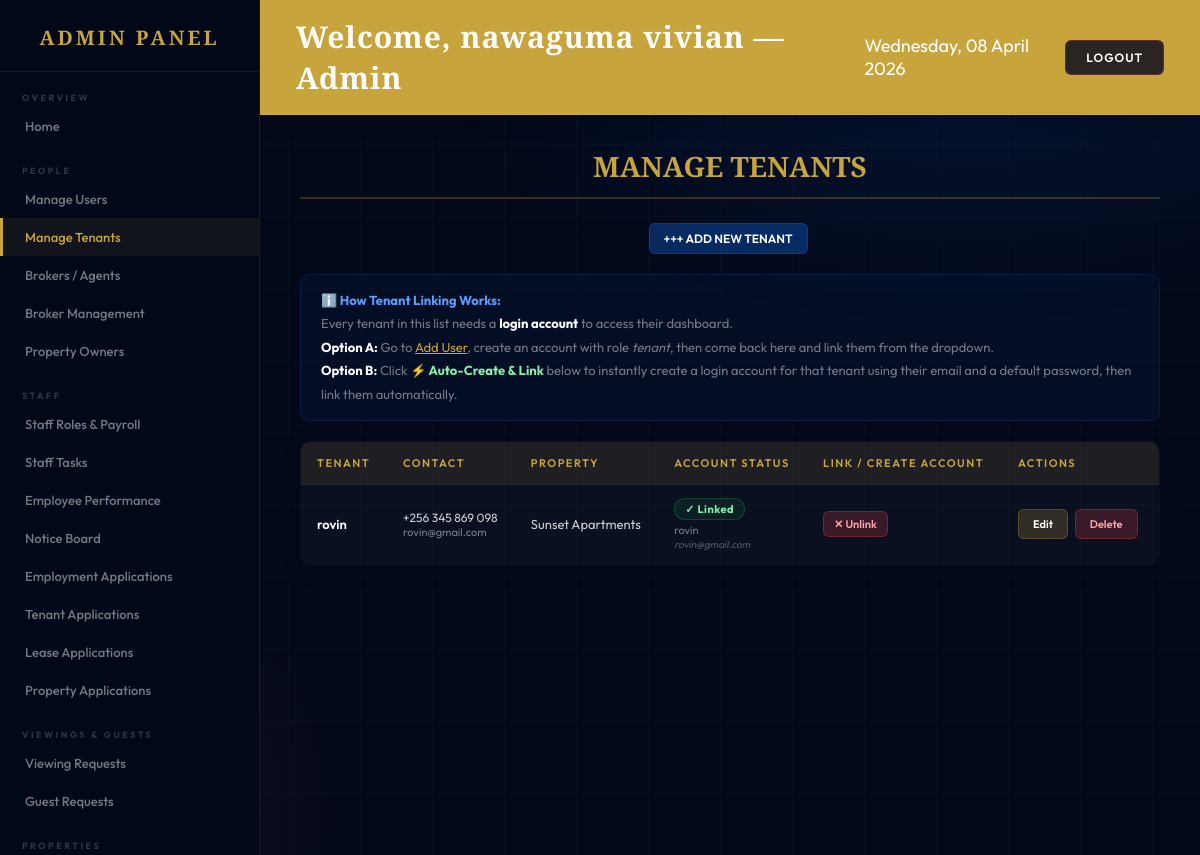
Page /admin_dashboard.php?page=tenants (signed in) on the earlier database version.
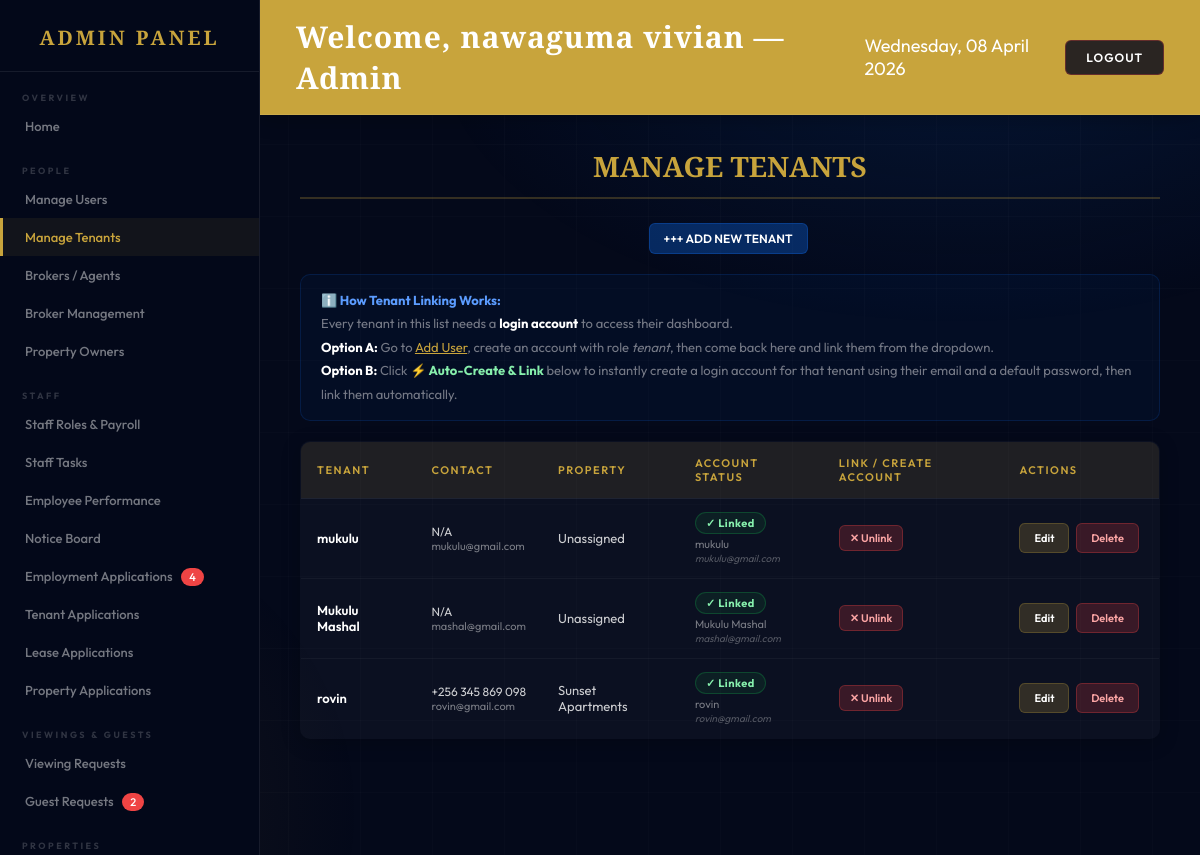
Same page on the later database version.
### tables this page shows
CREATE TABLE IF NOT EXISTS `tenants` (
  `id` int NOT NULL AUTO_INCREMENT,
  `fullname` varchar(255) NOT NULL,
  `email` varchar(255) DEFAULT NULL,
  `phone` varchar(50) DEFAULT NULL,
  `property_id` int DEFAULT NULL,
  `lease_start` date DEFAULT NULL,
  `lease_end` date DEFAULT NULL,
  `created_at` timestamp NULL DEFAULT CURRENT_TIMESTAMP,
  `gender` enum('Male','Female','Other') DEFAULT NULL,
  `national_id` varchar(100) DEFAULT NULL,
  `occupation` varchar(100) DEFAULT NULL,
  `emergency_name` varchar(100) DEFAULT NULL,
  `emergency_phone` varchar(50) DEFAULT NULL,
  `user_id` int DEFAULT NULL,
  `status` varchar(50) DEFAULT 'Active',
  PRIMARY KEY (`id`)
);

CREATE TABLE IF NOT EXISTS `properties` (
  `id` int NOT NULL AUTO_INCREMENT,
  `owner_id` int DEFAULT NULL,
  `property_name` varchar(255) NOT NULL,
  `property_type` varchar(100) DEFAULT NULL,
  `address` text,
  `units` int DEFAULT '0',
  `rent_amount` decimal(10,2) DEFAULT '0.00',
  `created_at` timestamp NULL DEFAULT CURRENT_TIMESTAMP,
  `purpose` enum('Rent','Buy','Lease') DEFAULT 'Rent',
  `bedrooms` int DEFAULT NULL,
  `size_sqft` int DEFAULT NULL,
  `amenities` text,
  `latitude` decimal(10,7) DEFAULT NULL,
  `longitude` decimal(10,7) DEFAULT NULL,
  `broker_id` int DEFAULT NULL,
  `status` enum('available','occupied','archived','pending') DEFAULT 'pending',
  `description` text,
  `commission_rate` decimal(5,2) DEFAULT '0.00',
  `commission_percentage` decimal(5,2) DEFAULT '0.00' COMMENT 'Commission rate for broker in %',
  `image_path` varchar(255) DEFAULT NULL,
  `transaction_type` enum('rent','buy','lease') NOT NULL DEFAULT 'rent',
  PRIMARY KEY (`id`)
);

CREATE TABLE IF NOT EXISTS `users` (
  `id` int NOT NULL AUTO_INCREMENT,
  `fullname` varchar(255) NOT NULL,
  `email` varchar(255) NOT NULL,
  `password` varchar(255) NOT NULL,
  `role` varchar(50) NOT NULL DEFAULT 'tenant',
  `created_at` timestamp NOT NULL DEFAULT CURRENT_TIMESTAMP,
  `phone` varchar(20) DEFAULT NULL,
  `whatsapp` varchar(20) DEFAULT NULL,
  `commission_rate` decimal(5,2) DEFAULT '0.00' COMMENT 'Broker commission rate in %',
  `agreed_terms` tinyint(1) DEFAULT '0',
  `status` varchar(50) DEFAULT 'active',
  PRIMARY KEY (`id`),
  UNIQUE KEY `email` (`email`)
);

### admin_dashboard.php (the view, shortened to what the changed rows need)
<?php
include "db_connect.php";
$user_id = $_SESSION['user_id'];
$result  = mysqli_query($conn, "SELECT * FROM users WHERE id='$user_id'");
$user    = mysqli_fetch_assoc($result);
$total_brokers       = mysqli_fetch_assoc(mysqli_query($conn,"SELECT COUNT(*) as count FROM users WHERE role='broker'"))['count'];
$total_owners        = mysqli_fetch_assoc(mysqli_query($conn,"SELECT COUNT(*) as count FROM users WHERE role='owner'"))['count'];
$total_guests        = mysqli_fetch_assoc(mysqli_query($conn,"SELECT COUNT(*) as count FROM guests"))['count'];
$total_complaints    = mysqli_fetch_assoc(mysqli_query($conn,"SELECT COUNT(*) as count FROM complaints WHERE status='pending'"))['count'];
$total_notifications = mysqli_fetch_assoc(mysqli_query($conn,"SELECT COUNT(*) as count FROM notifications WHERE is_read=0"))['count'];
$pending_payments    = mysqli_fetch_assoc(mysqli_query($conn,"SELECT COUNT(*) as count FROM payments WHERE status='pending'"))['count'];
$total_properties    = mysqli_fetch_assoc(mysqli_query($conn,"SELECT COUNT(*) as count FROM properties"))['count'];
$total_tenants       = mysqli_fetch_assoc(mysqli_query($conn,"SELECT COUNT(*) as count FROM tenants"))['count'];
$total_staff         = mysqli_fetch_assoc(mysqli_query($conn,"SELECT COUNT(*) as count FROM users WHERE role='staff'"))['count'];
$pending_applications= mysqli_fetch_assoc(mysqli_query($conn,"SELECT COUNT(*) as count FROM job_applications WHERE status='pending'"))['count'];
$pending_requests    = mysqli_fetch_assoc(mysqli_query($conn,"SELECT COUNT(*) as count FROM maintenance_requests WHERE status='pending'"))['count'];
$revenue             = mysqli_fetch_assoc(mysqli_query($conn,"SELECT SUM(amount) as total FROM payments"))['total'];
$page = $_GET['page'] ?? 'dashboard';
$pending_guest_requests = mysqli_fetch_assoc(mysqli_query($conn, "SELECT COUNT(*) as c FROM tenant_guest_requests WHERE status='pending'"))['c'] ?? 0;
mysqli_query($conn, "CREATE TABLE IF NOT EXISTS user_agreements (id INT AUTO_INCREMENT PRIMARY KEY, user_id INT NOT NULL, property_id INT DEFAULT NULL, agreed TINYINT(1) DEFAULT 0, agreed_at DATETIME DEFAULT NULL, ip_address VARCHAR(60) DEFAULT NULL, agreement_type VARCHAR(100) DEFAULT 'lease_terms', notes TEXT DEFAULT NULL, created_at DATETIME DEFAULT NOW()) ENGINE=InnoDB DEFAULT CHARSET=utf8mb4");
mysqli_query($conn, "CREATE TABLE IF NOT EXISTS broker_property_submissions (
    id INT AUTO_INCREMENT PRIMARY KEY,
    broker_id INT NOT NULL,
    property_name VARCHAR(200) NOT NULL,
    property_type VARCHAR(100) DEFAULT NULL,
    address TEXT DEFAULT NULL,
    units INT DEFAULT 1,
    rent_amount DECIMAL(12,2) DEFAULT 0,
    bedrooms INT DEFAULT 0,
    size_sqft INT DEFAULT NULL,
    amenities TEXT DEFAULT NULL,
    description TEXT DEFAULT NULL,
    purpose VARCHAR(50) DEFAULT 'rent',
    latitude VARCHAR(50) DEFAULT NULL,
    longitude VARCHAR(50) DEFAULT NULL,
    commission_rate DECIMAL(5,2) DEFAULT 10,
    commission_percentage DECIMAL(5,2) DEFAULT 10,
    property_image VARCHAR(300) DEFAULT NULL,
    status VARCHAR(50) DEFAULT 'pending',
    admin_notes TEXT DEFAULT NULL,
    reviewed_by VARCHAR(200) DEFAULT NULL,
    reviewed_at DATETIME DEFAULT NULL,
    created_at DATETIME DEFAULT NOW()
) ENGINE=InnoDB DEFAULT CHARSET=utf8mb4");
?>
<!DOCTYPE html>
<html lang="en">
<head>
</head>
<body>
<div class="sidebar">
  <h2>ADMIN PANEL</h2>
  <a href="admin_dashboard.php?page=jobs" <?php echo ($page==='jobs')?'class="active"':''; ?>>
     Employment Applications
    <?php if($pending_applications > 0): ?><span style="background:#ef4444;color:white;border-radius:10px;padding:2px 8px;font-size:11px;margin-left:6px"><?= $pending_applications ?></span><?php endif; ?>
  </a>
  <a href="admin_dashboard.php?page=guest_requests" <?php echo ($page==='guest_requests')?'class="active"':''; ?>> Guest Requests
    <?php if($pending_guest_requests>0): ?><span style="background:#ef4444;color:white;border-radius:10px;padding:2px 8px;font-size:11px;margin-left:6px"><?=$pending_guest_requests?></span><?php endif; ?>
  </a>
</div>
<div class="header">
  <h1>Welcome, <?php echo htmlspecialchars($user['fullname']); ?> &mdash; Admin</h1>
</div>
<div class="main-content">
<?php if($page === 'dashboard'): ?>
<section id="dashboard">
  <h2 style="text-align:center;margin-bottom:30px">OVERVIEW</h2>
  <div class="overview-cards">
    <div class="circular-card"><h3>Total Properties</h3><p><?= $total_properties ?></p></div>
    <div class="circular-card"><h3>Total Tenants</h3><p><?= $total_tenants ?></p></div>
    <div class="circular-card"><h3>Total Staff</h3><p><?= $total_staff ?></p></div>
    <div class="circular-card"><h3>Total Brokers</h3><p><?= $total_brokers ?></p></div>
    <div class="circular-card"><h3>Property Owners</h3><p><?= $total_owners ?></p></div>
    <div class="circular-card"><h3>Total Guests</h3><p><?= $total_guests ?></p></div>
    <div class="circular-card"><h3>Pending Complaints</h3><p><?= $total_complaints ?></p></div>
    <div class="circular-card"><h3>Unread Alerts</h3><p><?= $total_notifications ?></p></div>
    <div class="circular-card"><h3>Pending Payments</h3><p><?= $pending_payments ?></p></div>
    <div class="circular-card"><h3>Pending Applications</h3><p><?= $pending_applications ?></p></div>
    <div class="circular-card"><h3>Pending Maintenance</h3><p><?= $pending_requests ?></p></div>
    <div class="circular-card"><h3>Revenue Collected</h3><p>UGX <?= number_format($revenue ?? 0) ?></p></div>
  </div>
</section>
<?php elseif($page === 'tenants'): ?>
<section id="tenants">
  <h2 style="text-align:center;color:var(--gold)">MANAGE TENANTS</h2>
  <?php
  $tenants_q = mysqli_query($conn,"SELECT t.*,p.property_name,u.fullname AS linked_username,u.email AS linked_email FROM tenants t LEFT JOIN properties p ON t.property_id=p.id LEFT JOIN users u ON t.user_id=u.id ORDER BY t.created_at DESC");
  ?>
  <table>
    <tr><th>Tenant</th><th>Contact</th><th>Property</th><th>Account Status</th><th>Link / Create Account</th><th>Actions</th></tr>
    <?php while($t = mysqli_fetch_assoc($tenants_q)): ?>
    <tr>
      <td>
        <div style="font-weight:600;color:var(--white)"><?= htmlspecialchars($t['fullname']) ?></div>
      </td>
      <td>
        <div style="font-size:12px"><?= htmlspecialchars($t['phone']??'N/A') ?></div>
        <div style="font-size:11px;color:var(--muted)"><?= htmlspecialchars($t['email']??'N/A') ?></div>
      </td>
      <td><?= htmlspecialchars($t['property_name']??'Unassigned') ?></td>
      <td>
        <?php if(!empty($t['user_id']) && $t['user_id']>0): ?>
          <span class="link-badge linked">✓ Linked</span>
          <div style="font-size:11px;color:var(--muted);margin-top:3px">
            <?= htmlspecialchars($t['linked_username']??'') ?><br>
            <em style="font-size:10px;color:rgba(255,255,255,.3)"><?= htmlspecialchars($t['linked_email']??'') ?></em>
          </div>
        <?php else: ?>
          <span class="link-badge unlinked">⏳ No Login Account</span>
        <?php endif; ?>
      </td>
      <td>
        <?php if(!empty($t['user_id']) && $t['user_id']>0): ?>
          <form method="POST" action="admin_dashboard.php?page=tenants" onsubmit="return confirm('Remove this account link? The tenant will lose dashboard access.')">
            <button type="submit" class="action-btn" style="background:rgba(239,68,68,.2);border:1px solid rgba(239,68,68,.3);color:#fca5a5;font-size:11px;padding:5px 10px">✕ Unlink</button>
          </form>
        <?php endif; ?>
      </td>
      <td style="white-space:nowrap">
        <a href="edit_records.php?type=tenant&id=<?= $t['id'] ?>" class="action-btn" style="font-size:11px">Edit</a>
        <a href="delete_record.php?table=tenants&id=<?= $t['id'] ?>" class="action-btn" style="background:rgba(239,68,68,.2);border:1px solid rgba(239,68,68,.3);color:#fca5a5;font-size:11px" onclick="return confirm('Delete this tenant?')">Delete</a>
      </td>
    </tr>
    <?php endwhile; ?>
  </table>
</section>
<?php endif; ?>
</div>
</body>
</html>

Differences in the rows shown:
added tenants: fullname "mukulu", phone "N/A", email "mukulu@gmail.com", property_name "Unassigned", user.fullname "mukulu", user.email "mukulu@gmail.com"
added tenants: fullname "Mukulu Mashal", phone "N/A", email "mashal@gmail.com", property_name "Unassigned", user.fullname "Mukulu Mashal", user.email "mashal@gmail.com"
Other differences:
$pending_applications: (not shown) → "4"
$pending_guest_requests: (not shown) → "2"
